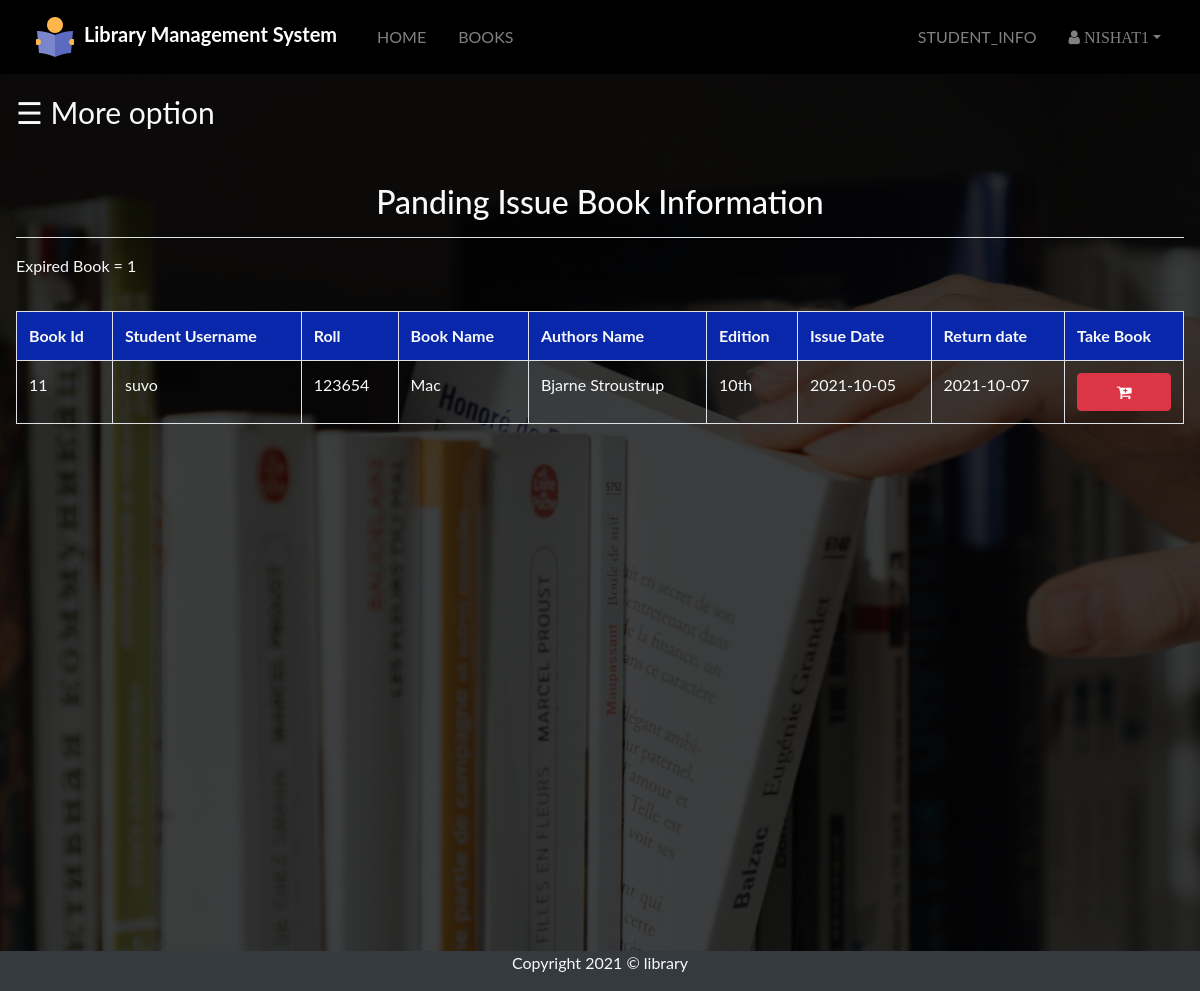
The page /admin/issuebook_info.php (signed in) on the database its author committed.
### tables this page shows
CREATE TABLE `student` (
  `id` int(11) NOT NULL,
  `f_name` varchar(100) NOT NULL,
  `l_name` varchar(100) NOT NULL,
  `department` varchar(50) NOT NULL,
  `session_year` varchar(10) NOT NULL,
  `roll` varchar(50) NOT NULL,
  `username` varchar(50) NOT NULL,
  `email` varchar(50) NOT NULL,
  `password` varchar(30) NOT NULL,
  `contract` decimal(11,0) NOT NULL,
  `pic` varchar(255) NOT NULL DEFAULT 'pic.jpg'
);

CREATE TABLE `books` (
  `b_id` int(255) NOT NULL,
  `b_name` varchar(100) NOT NULL,
  `authors` varchar(100) NOT NULL,
  `edition` varchar(100) NOT NULL,
  `status` varchar(100) NOT NULL,
  `quantity` int(100) NOT NULL,
  `department` varchar(100) NOT NULL
);

CREATE TABLE `issue_book` (
  `username` varchar(255) NOT NULL,
  `b_id` int(100) NOT NULL,
  `approve` varchar(100) NOT NULL,
  `issue` date NOT NULL DEFAULT current_timestamp(),
  `returnbook` date NOT NULL
);

### src/admin/issuebook_info.php (the view, shortened to what this page needs)
<?php
include "navbar.php";
include "link.php";
 ?>
 <!DOCTYPE html>
 <html lang="en" dir="ltr">
   <head>
   </head>
   <body id="book_request">
<div class="darkoverlay text-light" style="
background: rgba(0,0,0,0.7);
top:0;
left:0;
height:100%;
width:100%;
">
       <div id="main">
       <span style="font-size:30px;cursor:pointer" onclick="openNav()" class="sticky-top">&#9776; More option</span>
       <div class="" style="min-height: 800px;">
         <h2 class="display-5 text-center pt-5"> Panding Issue Book Information </h2>
         <hr class="bg-light">
       <?php
       if(isset($_SESSION['admin_login_user']))
       {
         $sql="SELECT student.username,roll,books.b_id,b_name,approve,authors,edition,issue,returnbook from student inner join issue_book ON student.username=issue_book.username inner join books ON issue_book.b_id=books.b_id where issue_book.approve='Yes' ORDER BY issue_book.returnbook ASC;";
         $query=mysqli_query($dblink,$sql);
         if(mysqli_num_rows($query)==0)
         {
           echo "<h2 class='display-5 py-5'>";
           echo "There is no issued book history";
           echo "</h2>";
         }
         else{
         echo "<table class='table table-bordered scroll  text-light'>";
           echo "<tr style='background-color:#0827AB;'>";
           echo "<th>"; echo "Book Id"; echo "</th>";
           echo "<th>"; echo "Student Username"; echo "</th>";
           echo "<th>"; echo "Roll"; echo "</th>";
           echo "<th>"; echo "Book Name"; echo "</th>";
           echo "<th>"; echo "Authors Name"; echo "</th>";
           echo "<th>"; echo "Edition"; echo "</th>";
           echo "<th>"; echo "Issue Date"; echo "</th>";
           echo "<th>"; echo "Return date"; echo "</th>";
           echo "<th>"; echo "Take Book"; echo "</th>";
           echo "</tr>";
           while($row=mysqli_fetch_assoc($query))
           {
             $today=date("Y-m-d");
             echo "<tr>";
             echo "<form action='' method='POST'>";?>
             <td> <input type="hidden" name="hidden_b_id" value="<?php echo $row['b_id'];?>"/> <?php echo $row['b_id']; ?></td>
            <td> <input type="hidden" name="hiddenuser" value="<?php echo $row['username'];?>"/> <?php echo $row['username']; ?></td>
            <td> <input type="hidden" name="hidden_roll" value="<?php echo $row['roll'];?>"/> <?php echo $row['roll']; ?></td>
            <?php echo "<td>";echo $row['b_name']; echo "</td>";
             echo "<td>";echo $row['authors']; echo "</td>";
             echo "<td>";echo $row['edition']; echo "</td>";
             echo "<td>";echo $row['issue']; echo "</td>";
             ?>
             <td> <input type="hidden" name="hidden_returndate" value="<?php echo $row['returnbook'];?>"/> <?php echo $row['returnbook']; ?></td>
          <?php
             if($today>$row['returnbook']){
             echo "<td>";echo "<button class='font-weight-bold btn btn-danger btn-block' name='b_submit1'><i class='fa fa-cart-plus'></i>";echo "</button>"; echo "</td>";
           }
           else{
             echo "<td>";echo "<button class='font-weight-bold btn btn-success btn-block' name='b_submit2'><i class='fa fa-cart-plus'></i>";echo "</button>"; echo "</td>";
           }
             echo "</tr>";
 ?>
   <?php
           }
           echo "<hr>";
           echo "</table>";
         }
       }
else{
  ?>
  echo "<h2 class='display-5 py-5'>";
  echo "Please login first, then you can see book request Information";
  echo "</h2>";
  <?php
}
       ?>
</div>
</div>
<footer class="bg-dark text-light text-center">
  <div class="container">
    <div class="row">
      <div class="col">
        <p>Copyright 2021 &copy; library</p>
      </div>
   </body>
 </html>

### src/admin/issuebook_info.php (style rules this page uses)
body { font-family: "Lato", sans-serif; background: url('../img/requestbg.jpg'); background-repeat: no-repeat; background-size: cover; background-attachment: fixed; background-position: center; min-height: 800px; }
#main { transition: margin-left .5s; padding: 16px; }

### rows shown on the page
student: books.b_id "11", username "suvo", roll "123654", books.b_name "Mac", books.authors "Bjarne Stroustrup", books.edition "10th", issue_book.issue "2021-10-05", issue_book.returnbook "2021-10-07"

### other values the page prints
$_SESSION['admin_login_user'] "NISHAT1"
